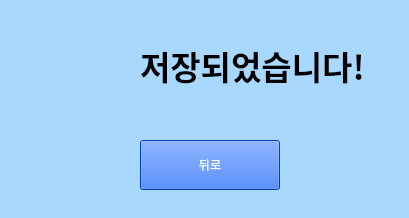
<?xml version="1.0" encoding="UTF-8"?>
<ui version="4.0">
 <class>Form</class>
 <widget class="QWidget" name="Form">
  <property name="geometry">
   <rect>
    <x>0</x>
    <y>0</y>
    <width>409</width>
    <height>218</height>
   </rect>
  </property>
  <property name="windowTitle">
   <string>Form</string>
  </property>
  <property name="styleSheet">
   <string notr="true">background: #a8d8fd</string>
  </property>
  <widget class="QLabel" name="label">
   <property name="geometry">
    <rect>
     <x>20</x>
     <y>30</y>
     <width>61</width>
     <height>81</height>
    </rect>
   </property>
   <property name="text">
    <string/>
   </property>
   <property name="pixmap">
    <pixmap>../../../../Desktop/icon.png</pixmap>
   </property>
  </widget>
  <widget class="QLabel" name="nameGuideLabel_1">
   <property name="geometry">
    <rect>
     <x>140</x>
     <y>40</y>
     <width>261</width>
     <height>51</height>
    </rect>
   </property>
   <property name="font">
    <font>
     <family>나눔스퀘어 Bold</family>
     <pointsize>25</pointsize>
     <weight>75</weight>
     <bold>true</bold>
    </font>
   </property>
   <property name="text">
    <string>저장되었습니다!</string>
   </property>
  </widget>
  <widget class="QPushButton" name="confirmButton">
   <property name="geometry">
    <rect>
     <x>140</x>
     <y>140</y>
     <width>140</width>
     <height>50</height>
    </rect>
   </property>
   <property name="sizePolicy">
    <sizepolicy hsizetype="Fixed" vsizetype="Fixed">
     <horstretch>0</horstretch>
     <verstretch>0</verstretch>
    </sizepolicy>
   </property>
   <property name="minimumSize">
    <size>
     <width>140</width>
     <height>50</height>
    </size>
   </property>
   <property name="styleSheet">
    <string notr="true">font: 81 24pt &quot;나눔스퀘어 ExtraBold&quot;;
color: rgb(255, 255, 255);
background-color: rgb(0, 85, 255);</string>
   </property>
   <property name="text">
    <string>뒤로</string>
   </property>
  </widget>
 </widget>
 <resources/>
 <connections/>
</ui>
